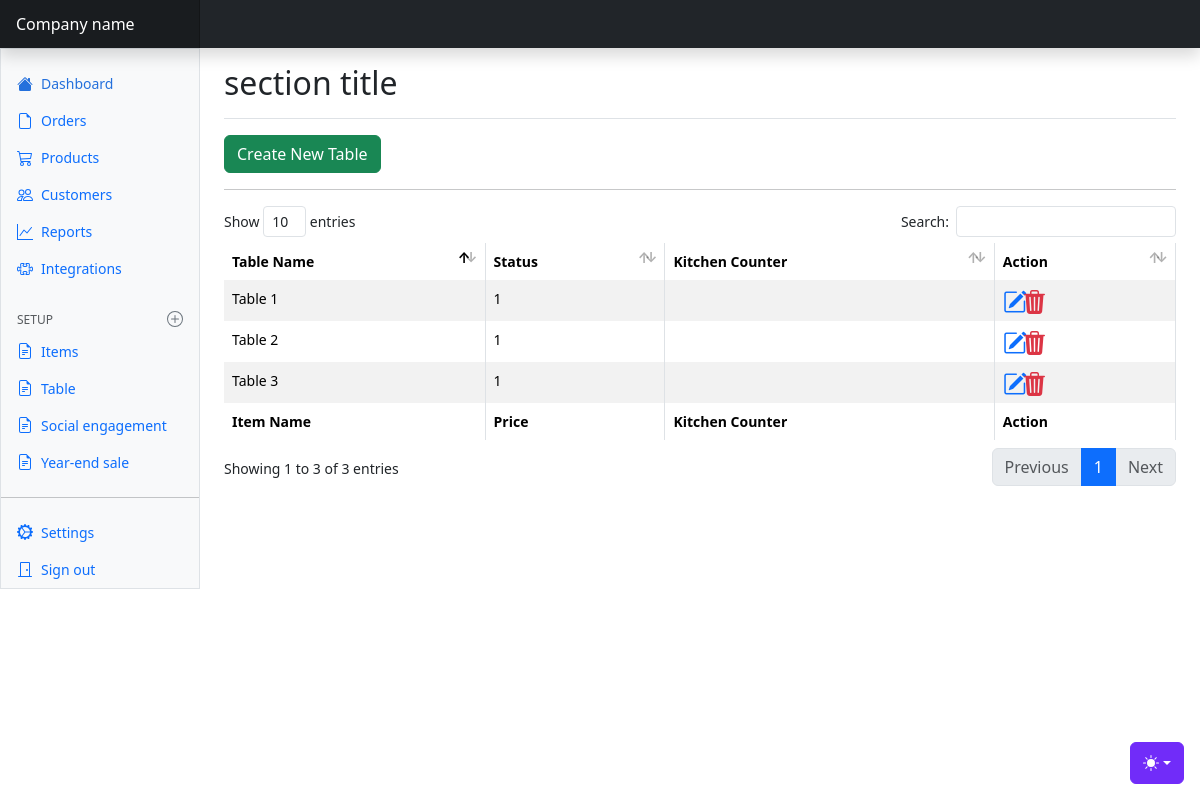
Page /tablelist/ on the committed database.
### myapp/models.py (models this page shows, shortened)
class tablename(models.Model):
    table_name = models.CharField(max_length=100)
    occupy = models.PositiveIntegerField(default=1)

### myapp/views.py (the view)
# urls.py: path('tablelist/', tablelist.as_view(), name='tablelist'),
class tablelist(View):
    def get(self, request):
        tbl = tablename.objects.all()
        form = tablenameform()
        context = {'tbl':tbl, 'form':form}
        return render(request, 'tablelist.html', context)

### myapp/forms.py
class tablenameform(forms.ModelForm):
    class Meta:
        model = tablename
        fields = ['table_name']
        widgets = {
            'table_name': forms.TextInput(attrs={'class': 'form-control col-md-6'}),
        }

### templates/tablelist.html (shortened to what this page needs)
{% extends 'index.html' %}
{% block content %}
<div class="mb-30">
<button type="button" class="btn btn-success" data-bs-toggle="modal" data-bs-target="#exampleModal">
  Create New Table
</button>
</div>
<hr>
<div class="table-responsive small">
        <table id="itemlist" class="table table-striped table-bordered" style="width:100%">
                <thead>
                        <tr>
                         <th>Table Name</th>
                          <th>Status</th>
                          <th>Kitchen Counter</th>
                          <th>Action</th>
                        </tr>
                </thead>
                <tbody>
                        {% for i in tbl %}
                        <tr>
                         <td>{{i.table_name}}</td>
                         <td>{{i.occupy}}</td>
                         <td></td>
                         <td>
                                <i class="bi bi-pencil-square text-primary h4"></i>
                                 <i class="bi bi-trash3-fill text-danger h4"></i>
                         </td>
                        </tr>
                        {% endfor %}
                </tbody>
                <tfoot>
                 <tr>
                         <th>Item Name</th>
                          <th>Price</th>
                          <th>Kitchen Counter</th>
                          <th>Action</th>
                        </tr>
         </tfoot> </table>
</div>
{% endblock content %}

### static/dashboard.css (style rules this page uses)
.bi { display: inline-block; width: 1rem; height: 1rem; }

### templates/index.html (style rules this page uses)
.bi { vertical-align: -.125em; fill: currentColor; }

### rows in the picture
tablename: table_name "Table 1", occupy "1"
tablename: table_name "Table 2", occupy "1"
tablename: table_name "Table 3", occupy "1"
